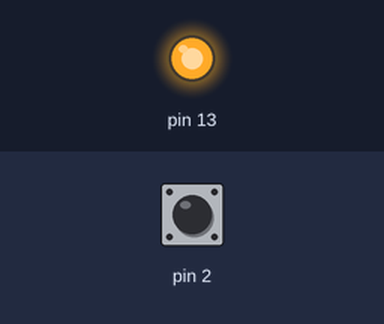
The sketch below on a simulated Arduino Uno, built with avr-gcc and run on an emulated ATmega328P. On the bench: output pins drawn as LEDs (lit = HIGH). The test bench sets the inputs (shaded band); at power-on: pin 2 HIGH.

Above: at 1.2 s.
1.3 s: pin 2 pulled LOW for 0.15 s
At 1.37 s:
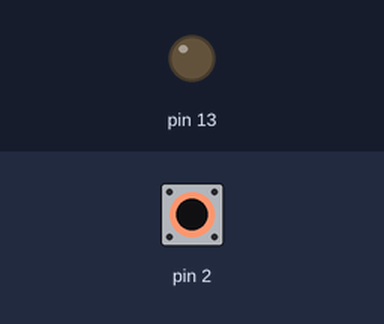
2.9 s: pin 2 pulled LOW for 3.2 s
At 6.8 s:
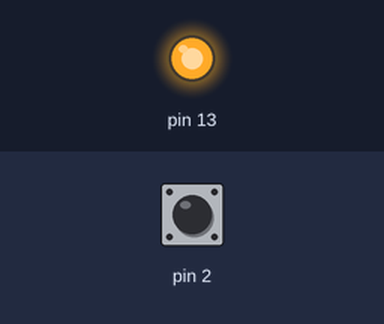
Timing chart, 0 to 8.3 s (numbered marks = the images above; inputs shaded):
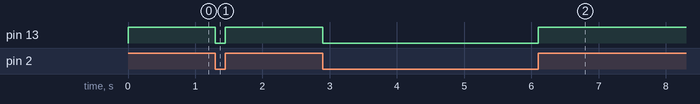

Measured:
- after the input at 1.3 s, pin 13: HIGH → LOW at once, → HIGH 0.15 s later
- after the input at 2.9 s, pin 13: HIGH → LOW at once, → HIGH 3.2 s later

The sketch:

introC_IfElseBoton2.ino
```cpp
/*********************************************************************
  Written by Tomas de Camino Beck  for Inventoria.
*********************************************************************/
boolean actual = false;

void setup() {
  pinMode(2, INPUT_PULLUP);
  pinMode(13, OUTPUT);
}

void loop() {
  int state = digitalRead(2);
  if (actual != state) {
    actual = state;
  }
  if (actual) {
    digitalWrite(13, HIGH);
  } else {
    digitalWrite(13, LOW);
  }

}
```
